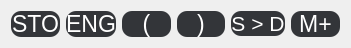
   <widget class="QWidget" name="gridLayoutWidget_2">
    <property name="geometry">
     <rect>
      <x>10</x>
      <y>530</y>
      <width>351</width>
      <height>31</height>
     </rect>
    </property>
    <layout class="QGridLayout" name="gridLayout_3">
     <item row="4" column="0">
      <widget class="QPushButton" name="button_sto">
       <property name="font">
        <font>
         <pointsize>17</pointsize>
        </font>
       </property>
       <property name="cursor">
        <cursorShape>PointingHandCursor</cursorShape>
       </property>
       <property name="styleSheet">
        <string notr="true">background-color: #333539;
color: WHITE;
border-radius: 10px;</string>
       </property>
       <property name="text">
        <string>STO</string>
       </property>
      </widget>
     </item>
     <item row="4" column="2">
      <widget class="QPushButton" name="button_open">
       <property name="font">
        <font>
         <pointsize>17</pointsize>
        </font>
       </property>
       <property name="cursor">
        <cursorShape>PointingHandCursor</cursorShape>
       </property>
       <property name="styleSheet">
        <string notr="true">background-color: #333539;
color: WHITE;
border-radius: 10px;</string>
       </property>
       <property name="text">
        <string>(</string>
       </property>
      </widget>
     </item>
     <item row="4" column="1">
      <widget class="QPushButton" name="button_eng">
       <property name="font">
        <font>
         <pointsize>17</pointsize>
        </font>
       </property>
       <property name="cursor">
        <cursorShape>PointingHandCursor</cursorShape>
       </property>
       <property name="styleSheet">
        <string notr="true">background-color: #333539;
color: WHITE;
border-radius: 10px;</string>
       </property>
       <property name="text">
        <string>ENG</string>
       </property>
      </widget>
     </item>
     <item row="4" column="3">
      <widget class="QPushButton" name="button_close">
       <property name="font">
        <font>
         <pointsize>17</pointsize>
        </font>
       </property>
       <property name="cursor">
        <cursorShape>PointingHandCursor</cursorShape>
       </property>
       <property name="styleSheet">
        <string notr="true">background-color: #333539;
color: WHITE;
border-radius: 10px;</string>
       </property>
       <property name="text">
        <string>)</string>
       </property>
      </widget>
     </item>
     <item row="4" column="4">
      <widget class="QPushButton" name="button_s_to_d">
       <property name="font">
        <font>
         <pointsize>16</pointsize>
        </font>
       </property>
       <property name="cursor">
        <cursorShape>PointingHandCursor</cursorShape>
       </property>
       <property name="styleSheet">
        <string notr="true">background-color: #333539;
color: WHITE;
border-radius: 10px;</string>
       </property>
       <property name="text">
        <string>S &gt; D</string>
       </property>
      </widget>
     </item>
     <item row="4" column="5">
      <widget class="QPushButton" name="button_mPlus">
       <property name="font">
        <font>
         <pointsize>17</pointsize>
        </font>
       </property>
       <property name="cursor">
        <cursorShape>PointingHandCursor</cursorShape>
       </property>
       <property name="styleSheet">
        <string notr="true">background-color: #333539;
color: WHITE;
border-radius: 10px;</string>
       </property>
       <property name="text">
        <string>M+</string>
       </property>
      </widget>
     </item>
    </layout>
   </widget>
